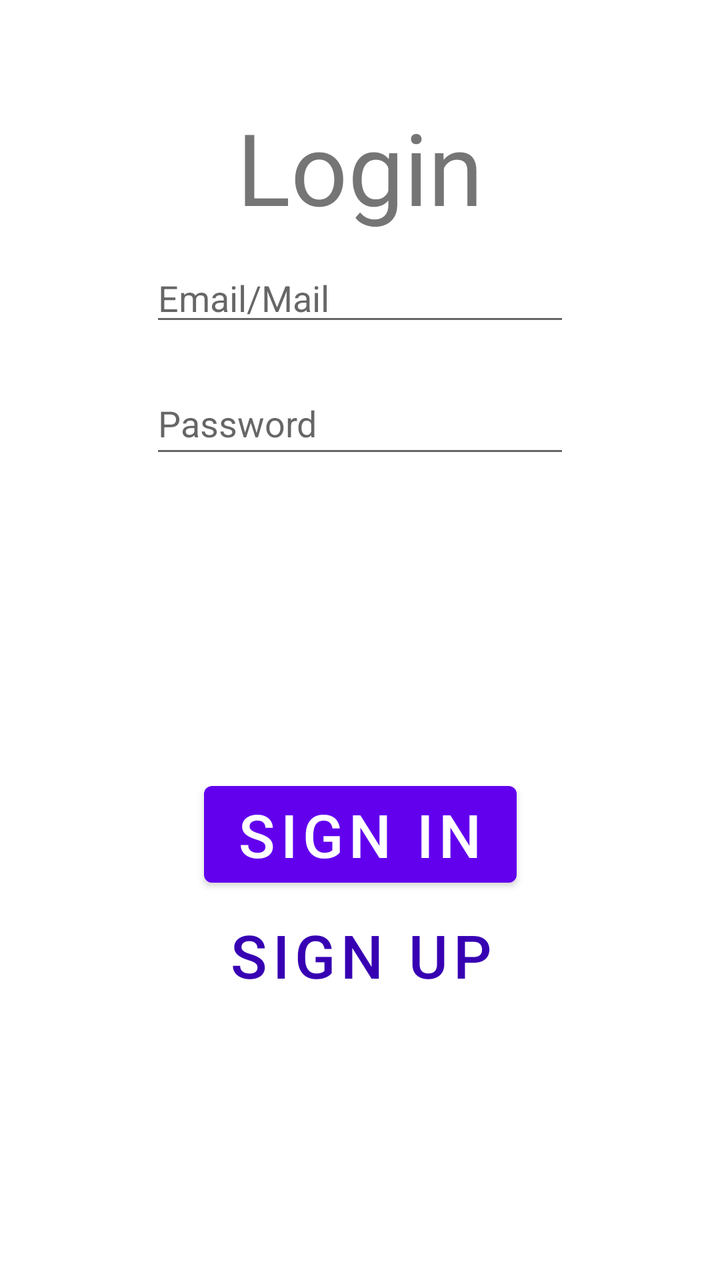
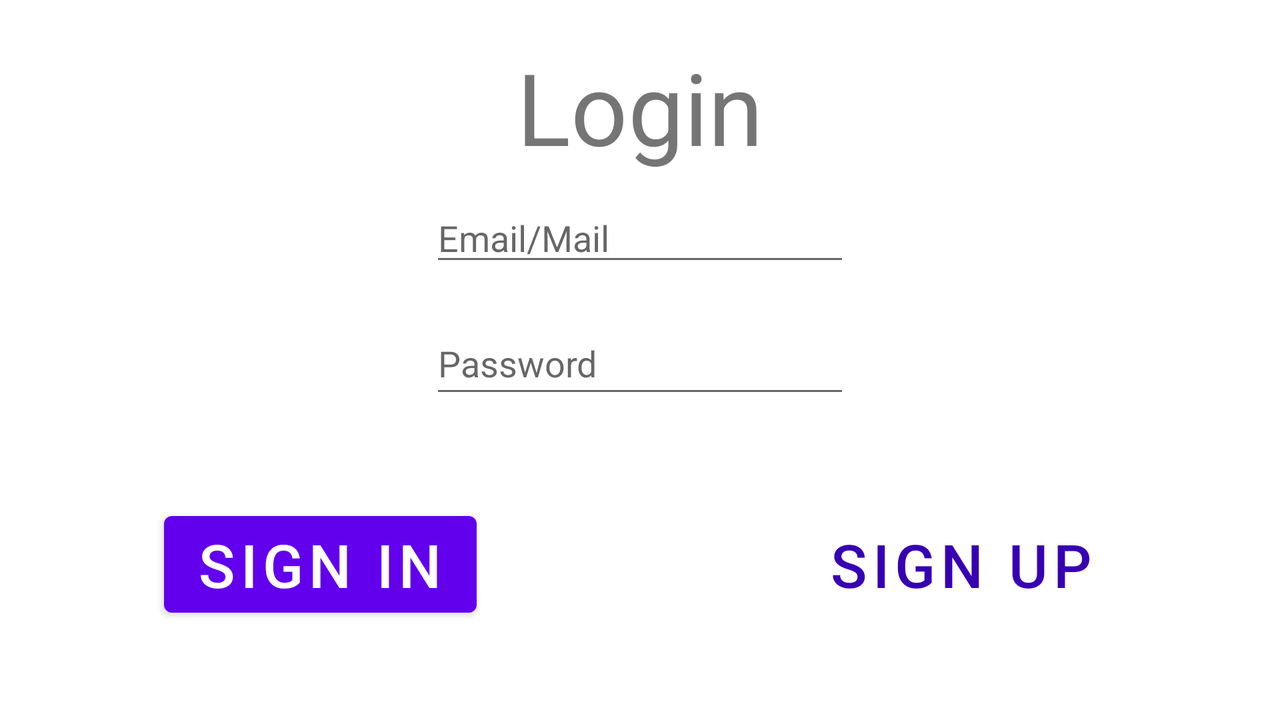

Two renders of one Android screen. The first uses the default layout on a phone; the second uses the alternative layout the repository ships for a different screen configuration, on a matching device. The two XML files are below.
<!-- AndroidManifest.xml: application theme Theme.ObligatoriskOpgave -->
<!-- res/layout/fragment_login.xml -->
<?xml version="1.0" encoding="utf-8"?>
<androidx.constraintlayout.widget.ConstraintLayout xmlns:android="http://schemas.android.com/apk/res/android"
    xmlns:app="http://schemas.android.com/apk/res-auto"
    xmlns:tools="http://schemas.android.com/tools"
    android:layout_width="match_parent"
    android:layout_height="match_parent"
    tools:context=".login.LoginFragment"
    >

    <Button
        android:id="@+id/button_login"
        android:layout_width="wrap_content"
        android:layout_height="wrap_content"
        android:layout_marginBottom="40dp"
        android:text="Sign in"
        android:textSize="30dp"
        app:layout_constraintBottom_toBottomOf="parent"
        app:layout_constraintEnd_toEndOf="parent"
        app:layout_constraintStart_toStartOf="parent"
        app:layout_constraintTop_toBottomOf="@+id/editTextTextPassword" />

    <TextView
        android:id="@+id/textView"
        android:layout_width="wrap_content"
        android:layout_height="wrap_content"
        android:layout_marginTop="50dp"
        android:text="Login"
        android:textSize="50dp"
        app:layout_constraintEnd_toEndOf="parent"
        app:layout_constraintStart_toStartOf="parent"
        app:layout_constraintTop_toTopOf="parent" />

    <EditText
        android:id="@+id/editTextTextPassword"
        android:layout_width="wrap_content"
        android:layout_height="wrap_content"
        android:layout_marginTop="18dp"
        android:ems="10"
        android:hint="Password"
        android:inputType="textPassword"
        android:minHeight="48dp"
        app:layout_constraintEnd_toEndOf="parent"
        app:layout_constraintStart_toStartOf="parent"
        app:layout_constraintTop_toBottomOf="@+id/editTextTextEmailAddress"
        tools:ignore="MissingConstraints" />

    <EditText
        android:id="@+id/editTextTextEmailAddress"
        android:layout_width="wrap_content"
        android:layout_height="wrap_content"
        android:ems="10"
        android:hint="Email/Mail"
        android:inputType="textEmailAddress"
        android:minHeight="48dp"
        android:paddingTop="20dp"
        app:layout_constraintBottom_toTopOf="@+id/editTextTextPassword"
        app:layout_constraintEnd_toEndOf="parent"
        app:layout_constraintStart_toStartOf="parent"
        app:layout_constraintTop_toBottomOf="@+id/textView" />

    <Button
        android:id="@+id/button_signup"
        android:layout_width="wrap_content"
        android:layout_height="wrap_content"
        android:text="Sign Up"
        android:textSize="30dp"
        android:textColor="@color/purple_700"
        android:background="@android:color/transparent"
        app:layout_constraintEnd_toEndOf="@+id/button_login"
        app:layout_constraintStart_toStartOf="@id/button_login"
        app:layout_constraintTop_toBottomOf="@id/button_login"
        />

</androidx.constraintlayout.widget.ConstraintLayout>
<!-- resources referenced by this layout -->
<resources>
  <style name="Theme.ObligatoriskOpgave" parent="Theme.MaterialComponents.DayNight.DarkActionBar">
          
          <item name="colorPrimary">@color/purple_500</item>
          <item name="colorPrimaryVariant">@color/purple_700</item>
          <item name="colorOnPrimary">@color/white</item>
          
          <item name="colorSecondary">@color/teal_200</item>
          <item name="colorSecondaryVariant">@color/teal_700</item>
          <item name="colorOnSecondary">@color/black</item>
          
          <item name="android:statusBarColor">?attr/colorPrimaryVariant</item>
          
      </style>
</resources>
<!-- res/layout-land/fragment_login.xml (the repository's variant of the layout above) -->
<!-- drawn on the phone turned sideways -->
<?xml version="1.0" encoding="utf-8"?>
<androidx.constraintlayout.widget.ConstraintLayout xmlns:android="http://schemas.android.com/apk/res/android"
    xmlns:app="http://schemas.android.com/apk/res-auto"
    xmlns:tools="http://schemas.android.com/tools"
    android:layout_width="match_parent"
    android:layout_height="match_parent"
    tools:context=".login.LoginFragment">

    <TextView
        android:id="@+id/textView"
        android:layout_width="wrap_content"
        android:layout_height="wrap_content"
        android:layout_marginTop="20dp"
        android:text="Login"
        android:textSize="50dp"
        app:layout_constraintEnd_toEndOf="parent"
        app:layout_constraintStart_toStartOf="parent"
        app:layout_constraintTop_toTopOf="parent" />

    <EditText
        android:id="@+id/editTextTextEmailAddress"
        android:layout_width="wrap_content"
        android:layout_height="wrap_content"
        android:ems="10"
        android:hint="Email/Mail"
        android:inputType="textEmailAddress"
        android:minHeight="48dp"
        android:paddingTop="20dp"
        app:layout_constraintBottom_toTopOf="@+id/editTextTextPassword"
        app:layout_constraintEnd_toEndOf="parent"
        app:layout_constraintStart_toStartOf="parent"
        app:layout_constraintTop_toBottomOf="@+id/textView" />

    <EditText
        android:id="@+id/editTextTextPassword"
        android:layout_width="wrap_content"
        android:layout_height="wrap_content"
        android:layout_marginTop="18dp"
        android:ems="10"
        android:hint="Password"
        android:inputType="textPassword"
        android:minHeight="48dp"
        app:layout_constraintEnd_toEndOf="parent"
        app:layout_constraintStart_toStartOf="parent"
        app:layout_constraintTop_toBottomOf="@+id/editTextTextEmailAddress"
        tools:ignore="MissingConstraints" />

    <androidx.constraintlayout.widget.Guideline
        android:id="@+id/guideline_vertical"
        android:layout_width="0dp"
        android:layout_height="0dp"
        android:orientation="vertical"
        app:layout_constraintGuide_percent="0.5" />

    <Button
        android:id="@+id/button_login"
        android:layout_width="wrap_content"
        android:layout_height="wrap_content"
        android:text="Sign in"
        android:textSize="30dp"
        app:layout_constraintBottom_toBottomOf="parent"
        app:layout_constraintEnd_toStartOf="@+id/guideline_vertical"
        app:layout_constraintStart_toStartOf="parent"
        app:flow_horizontalAlign="center"
        android:layout_margin="60dp"
        app:layout_constraintTop_toBottomOf="@+id/editTextTextPassword" />

    <Button
        android:id="@+id/button_signup"
        android:layout_width="wrap_content"
        android:layout_height="wrap_content"
        android:layout_margin="60dp"
        android:background="@android:color/transparent"
        android:text="Sign Up"
        android:textColor="@color/purple_700"
        android:textSize="30dp"
        app:flow_horizontalAlign="center"
        app:layout_constraintBottom_toBottomOf="@id/button_login"
        app:layout_constraintEnd_toEndOf="parent"
        app:layout_constraintHorizontal_bias="0.508"
        app:layout_constraintStart_toStartOf="@+id/guideline_vertical"
        app:layout_constraintTop_toTopOf="@+id/button_login" />

</androidx.constraintlayout.widget.ConstraintLayout>
